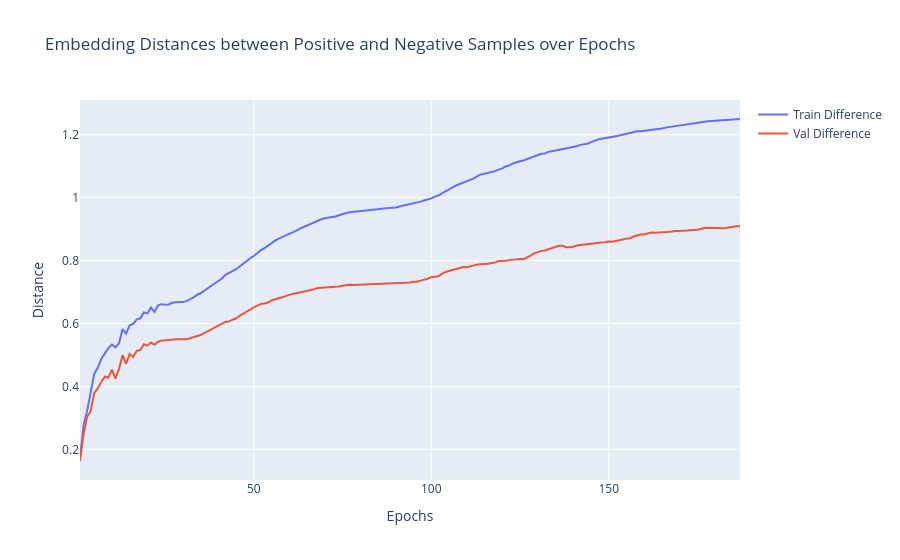

Notebook code for this chart:
### Code cell
fig = go.Figure()
fig.add_trace(go.Scatter(x=epochs, y=train_dists_mean[:, 2], mode="lines", name="Train Difference"))
fig.add_trace(go.Scatter(x=epochs, y=val_dists_mean[:, 2], mode="lines", name="Val Difference"))

fig.update_layout(
    title="Embedding Distances between Positive and Negative Samples over Epochs",
    xaxis_title="Epochs",
    yaxis_title="Distance",
    hovermode="x unified",
)

fig.show()

### Figure 1 — Plotly figure (JSON) as saved in the notebook; plotly's stock layout.template omitted (floating-point values rounded to 4 significant figures; data arrays with more than 128 entries replaced by an {"elided": "..."} marker saying what was removed)
{"data": [{"mode": "lines", "name": "Train Difference", "type": "scatter", "x": {"elided": "187 int values"}, "y": {"elided": "187 float values"}}, {"mode": "lines", "name": "Val Difference", "type": "scatter", "x": {"elided": "187 int values"}, "y": {"elided": "187 float values"}}], "layout": {"hovermode": "x unified", "title": {"text": "Embedding Distances between Positive and Negative Samples over Epochs"}, "xaxis": {"title": {"text": "Epochs"}}, "yaxis": {"title": {"text": "Distance"}}}}
